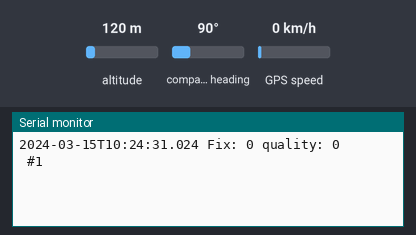
Bench run of a sketch on a simulated Arduino Uno, built with avr-gcc and run on an emulated ATmega328P. Parts: the last lines printed to the serial monitor. The inputs (shaded band) are chosen by the test bench; at power-on: altitude 120 m, compass heading 90°, GPS speed 0 km/h. The GPS gets a fix after 3 s at 37.7749, -122.4194 with 8 satellites.

Above: at 1.2 s.
1.3 s: altitude set to 20 m
At 2.8 s:
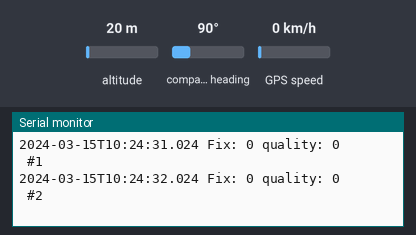
4.5 s: compass heading set to 7°
At 5.8 s:
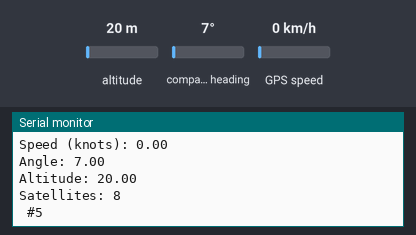
6.0 s: GPS speed set to 2 km/h
At 6.8 s:
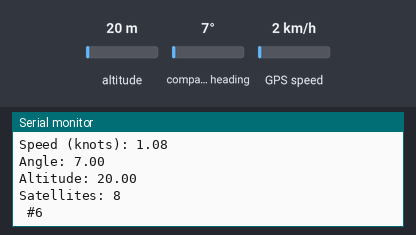

Measured:
- after the input at 4.5 s, the serial monitor: prints a new line after 0.51 s (image 2)
- after the input at 6.0 s, the serial monitor: prints a new line at once (image 3)

The sketch:

gps-neo-6m.ino
```cpp
#define USE_SW_SERIAL

#include <Adafruit_GPS.h>
#include <SoftwareSerial.h>


const uint8_t k_pinRX = 7;
const uint8_t k_pinTX = 8;

SoftwareSerial g_tSerial( k_pinRX, k_pinTX );
Adafruit_GPS   g_tGPS( &g_tSerial );


// Set GPSECHO to 'false' to turn off echoing the GPS data to the Serial console
// Set to 'true' if you want to debug and listen to the raw GPS sentences
#define GPSECHO false


unsigned long g_uTimeCurrent = 0;
unsigned long g_uTimePrevious = 0;


void
print2digit( int n )
{
    if ( n < 10 )
        Serial.print( "0" );
    Serial.print( n, DEC );
}


void
print3digit( int n )
{
    if ( n < 10 )
        Serial.print( "00" );
    else if ( n < 100 )
        Serial.print( "0" );
    Serial.print( n, DEC );
}


void
serialEvent()
{
    if ( Serial.available() )
        g_tSerial.write( Serial.read() );
}

unsigned long g_uCount = 0;

void
setup()
{
    Serial.begin( 115200 );
    while ( ! Serial )
        ;  // wait for serial port to startup

    // g_tSerial.begin( 9600 );
    // while ( ! g_tSerial )
    //     ;  // wait for software-serial to startup

    g_tGPS.begin( 9600 );

    // uncomment this line to turn on RMC (recommended minimum) and GGA (fix data) including altitude
    //g_tGPS.sendCommand( PMTK_SET_NMEA_OUTPUT_RMCGGA );
    // uncomment this line to turn on only the "minimum recommended" data
    //g_tGPS.sendCommand( PMTK_SET_NMEA_OUTPUT_RMCONLY );
    // For parsing data, we don't suggest using anything but either RMC only or RMC+GGA since
    // the parser doesn't care about other sentences at this time

    // Set the update rate
    //g_tGPS.sendCommand( PMTK_SET_NMEA_UPDATE_1HZ );  // 1 Hz update rate
    // For the parsing code to work nicely and have time to sort thru the data, and
    // print it out we don't suggest using anything higher than 1 Hz

    // Request updates on antenna status, comment out to keep quiet
    //g_tGPS.sendCommand( PGCMD_ANTENNA );

    //delay( 1000 );
    // Ask for firmware version
    //g_tSerial.println( PMTK_Q_RELEASE );


    g_uTimePrevious = 0;
    g_uCount = 0;
}


void
loop()
{
    // if ( g_tSerial.available() )
    //     Serial.write( g_tSerial.read() );

    char c = g_tGPS.read();
    // if you want to debug, this is a good time to do it!
    if ( ( c ) && ( GPSECHO ) )
        Serial.write( c );


    // if a sentence is received, we can check the checksum, parse it...
    if ( g_tGPS.newNMEAreceived() )
    {
        // a tricky thing here is if we print the NMEA sentence, or data
        // we end up not listening and catching other sentences!
        // so be very wary if using OUTPUT_ALLDATA and trytng to print out data
        //Serial.println(GPS.lastNMEA());   // this also sets the newNMEAreceived() flag to false

        // this also sets the newNMEAreceived() flag to false
        if ( ! g_tGPS.parse( g_tGPS.lastNMEA() ) )
            return;  // we can fail to parse a sentence in which case we should just wait for another
    }

    g_uTimeCurrent = millis();
    if ( 1000 < g_uTimeCurrent - g_uTimePrevious )
    {
        g_uTimePrevious = g_uTimeCurrent;

        Serial.print( "20" );
        print2digit( g_tGPS.year );
        Serial.print( "-" );
        print2digit( g_tGPS.month );
        Serial.print( "-" );
        print2digit( g_tGPS.day );

        Serial.print( "T" );
        print2digit( g_tGPS.hour );
        Serial.print( ":" );
        print2digit( g_tGPS.minute );
        Serial.print( ":" );
        print2digit( g_tGPS.seconds );
        Serial.print( "." );
        print3digit( g_tGPS.minute );


        int nFix = g_tGPS.fix;
        Serial.print( " Fix: " );
        Serial.print( nFix );
        Serial.print( " quality: " );
        Serial.println( (int)g_tGPS.fixquality );
        if ( 0 != nFix )
        {
            Serial.print( "Location: " );
            Serial.print( g_tGPS.latitude, 4 );
            Serial.print( g_tGPS.lat );
            Serial.print( ", " );
            Serial.print( g_tGPS.longitude, 4 );
            Serial.println( g_tGPS.lon );

            Serial.print( "Speed (knots): " );
            Serial.println( g_tGPS.speed );
            Serial.print( "Angle: " );
            Serial.println( g_tGPS.angle );
            Serial.print( "Altitude: " );
            Serial.println( g_tGPS.altitude );
            Serial.print( "Satellites: " );
            Serial.println( (int)g_tGPS.satellites );
        }
        Serial.print( " #" );
        Serial.println( ++g_uCount );
    }
}
```
